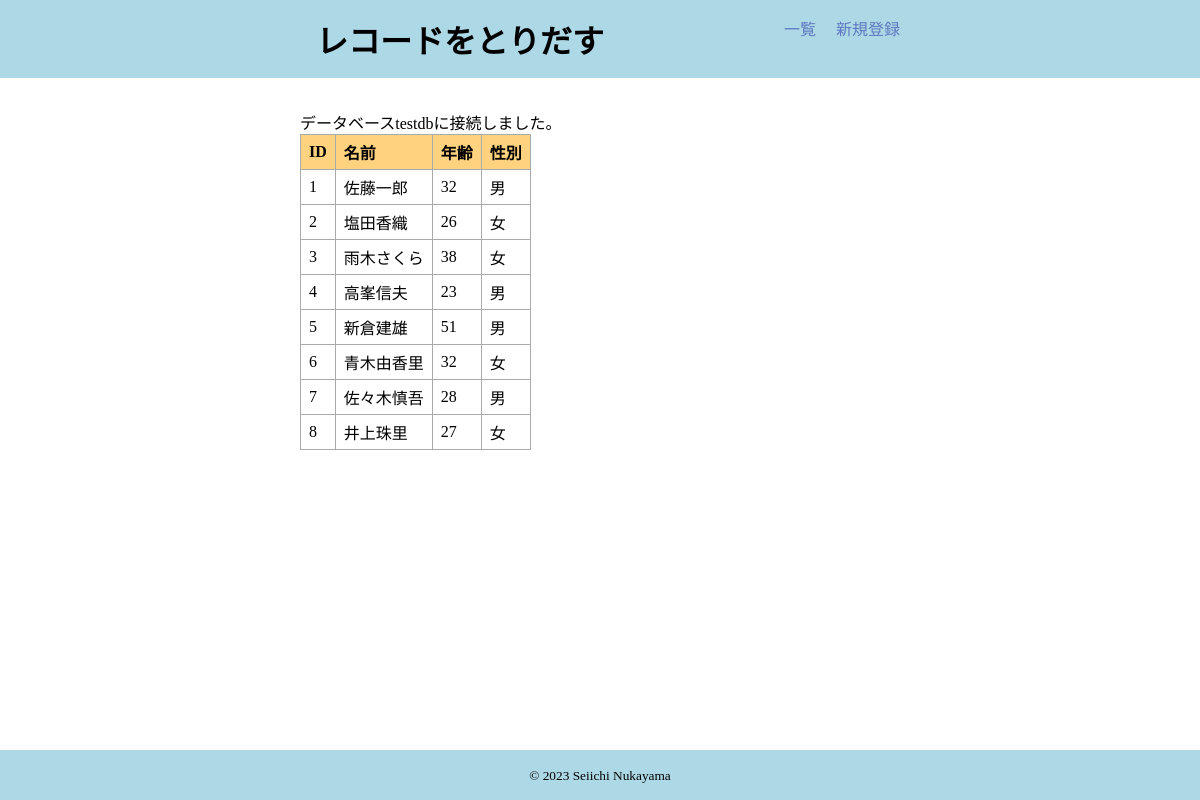
Page /chap13-nuk/sec13-2/select/all.php on the committed database.
### tables this page shows
CREATE TABLE `member` (
  `id` int(10) UNSIGNED NOT NULL,
  `name` varchar(40) NOT NULL,
  `age` int(10) UNSIGNED DEFAULT NULL,
  `sex` varchar(2) NOT NULL DEFAULT '男'
);

### chap13-nuk/lib/util.php (called while the page is built, shortened)
<?php
function h(?string $data)
{
  return htmlspecialchars($data, ENT_QUOTES, 'UTF-8');
}

### chap13-nuk/sec13-2/select/all.php (the view, shortened to what this page needs)
<?php
require_once('../../lib/util.php');
$user = "testuser";
$password = "testuser";
$dbname = "testdb";
$host = "localhost:3306";
$dsn = "mysql:host={$host};dbname={$dbname};charset=utf8";
?>
<?php
require_once('../../common/header.php');
?>
<?php
try {
  $pdo = new PDO($dsn, $user, $password);
  $pdo->setAttribute(PDO::ATTR_EMULATE_PREPARES, false);
  $pdo->setAttribute(PDO::ATTR_ERRMODE, PDO::ERRMODE_EXCEPTION);
  echo "データベース{$dbname}に接続しました。";
  $sql = "SELECT * FROM member";
  $stm = $pdo->prepare($sql);
  $stm->execute();
  $result = $stm->fetchAll(PDO::FETCH_ASSOC);
?>
  <table>
    <thead>
      <tr>
        <th>ID</th>
        <th>名前</th>
        <th>年齢</th>
        <th>性別</th>
      </tr>
    </thead>
    <tbody>
      <?php foreach ($result as $row) : ?>
        <tr>
          <td><?php echo h($row["id"]); ?></td>
          <td><?php echo h($row['name']); ?></td>
          <td><?php echo h($row['age']); ?></td>
          <td><?php echo h($row["sex"]); ?></td>
        </tr>
      <?php endforeach; ?>
    </tbody>
  </table>
<?php
} catch (Exception $e) {
  $errors[] = "エラーがありました。";
  $errors[] = $e->getMessage();
  print_error($errors);
} finally {
  $pdo = null;
}
?>

### chap13-nuk/css/style.css (style rules this page uses)
body, h1, h2, h3, p, ul, figure { margin: 0; }
table { border-collapse: collapse; }
th, td { border: solid 1px #aaa; padding: 5px 8px; }
th { text-align: left; background-color: rgb(255, 210, 127); }

### rows in the picture
member: id "1", name "佐藤一郎", age "32", sex "男"
member: id "2", name "塩田香織", age "26", sex "女"
member: id "3", name "雨木さくら", age "38", sex "女"
member: id "4", name "高峯信夫", age "23", sex "男"
member: id "5", name "新倉建雄", age "51", sex "男"
member: id "6", name "青木由香里", age "32", sex "女"
member: id "7", name "佐々木慎吾", age "28", sex "男"
member: id "8", name "井上珠里", age "27", sex "女"

### other values in the picture
$h1 "レコードをとりだす"
$dbname "testdb"
